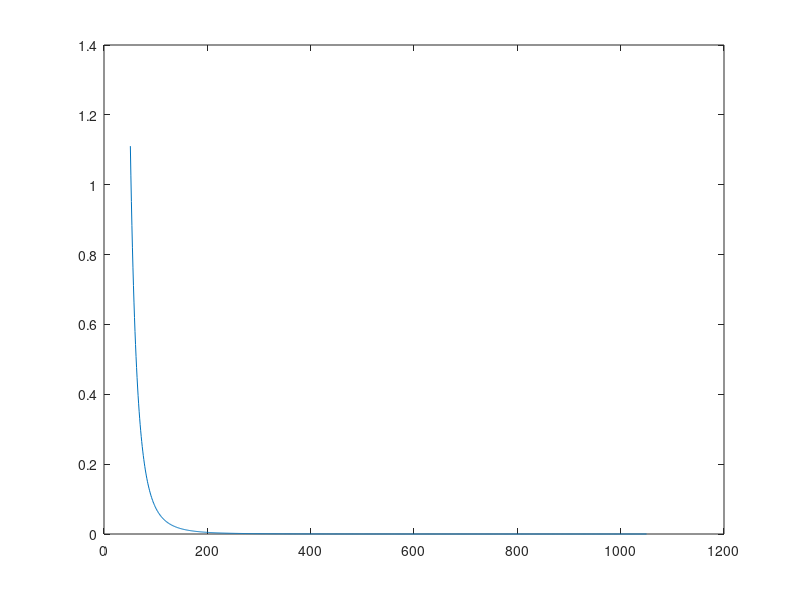

MATLAB code to generate this figure:
T = 27;
bw = 10000000;
p_bs_dbm = 33;
gt_db = 14;
gr_db = 14;
h_bs = 51.5;
h_md = 1.5;
scale = 1000;

pt = 10.^((p_bs_dbm - 30) / 10); %pt: transmit power
gt = 10.^(gt_db / 10); %gt: transmit antenna gain
gr = 10.^(gr_db / 10); %gr: receive antenna gain
ht = h_bs; %ht: transmit antenna height
hr = h_md; %hr: receive antenna height
d = 51:1:1050; %d: reference distance, the distance between the BS and the mobile device (in meter) as the x-axis.
pl = zeros(1,scale);
pr = zeros(1,scale);
for c = 1:scale
    pl(1,c) = (ht*hr)^2 / d(1,c)^4; %pl: path loss
    %pr: receive power, the received power of the mobile device (in dB) as the y-axis 
    pr(1,c) = pl(1,c) * pt * gt * gr;
end

plot(d, pr);